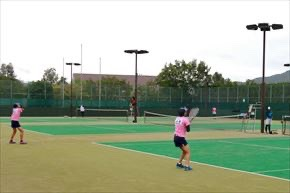
#> input picture Lesson_1/picture/src.png, 290 x 193 px
$ python inversion.py
#> lines starting #> are read from the running program, lines starting #| are printed output that depends on the picture
import math
import cv2
import numpy as np

file_src = 'picture/src.png'                        #ウィンドウ名を決定
file_dst = 'picture/inversion.png'

#2つ目の変数について,1:カラー(アルファチャンネルはむり),0:グレースケール,-1:オリジナル(アルファもいける)
img_src = cv2.imread(file_src, 1)                   #画像の読み込み
#> img_src is the input picture: shape (193, 290, 3); mean B, G, R 149.3, 171.5, 161.9

#変数(ウィンドウ名,ウィンドウの表示形式)
cv2.namedWindow('src')                              #ウィンドウの作成
cv2.namedWindow('inversion')

img_dst = cv2.flip(img_src, flipCode = 0)           #垂直反転
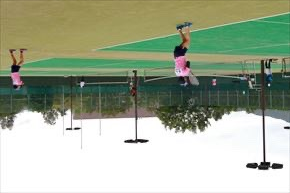
#> img_dst: shape (193, 290, 3); mean B, G, R 149.3, 171.5, 161.9

#変数(ウィンドウ名,表示する画像)
cv2.imshow('src', img_src)                          #入力画像の表示
cv2.imshow('inversion', img_dst)

#変数(保存時のウィンドウ名,保存する画像)
cv2.imwrite(file_dst, img_dst)                      #処理結果の保存

#変数(0:無限,0以上:指定ミリ秒表示)
cv2.waitKey(0)                                      #キーが押されるまで画像を表示したままにする
cv2.destroyAllWindows()                             #全てのウィンドウを破棄
